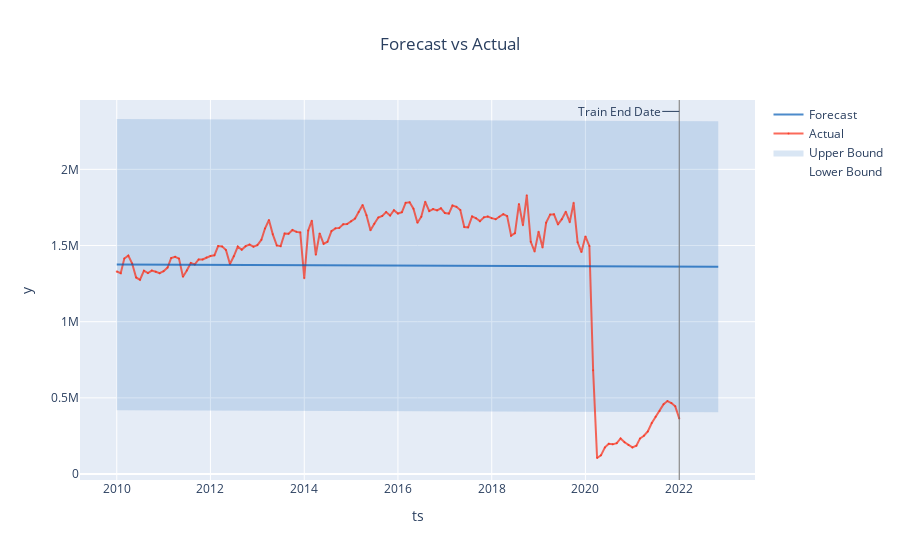

Here is the notebook cell this chart was saved with:
### Markdown cell above
ID      | MODEL   | DATA      | RMSE        | MSE       | MAE       | CV        | MAPE      | MASE      | AIC 
---     | ---     | ---        | ---       | ---       | ---       | ---       | ---       | ---       | ---  
A       | PROPHET | < 2020   | 446 152   | 199 052 198 567| 375 686   |          
B       | PROPHET | All BART   | 1 243 269   | 5 457 200 928 927| 1 181 450   |          
C       | Greykite| All BART    | 911 443 | 830 729 769 011   |909 234 | | 205
D       | Greykite| < 2020    | 1 053 866| 110 633 739 830  |1 051 141| | 5.25

### Code cell
forecast = result.forecast
fig = forecast.plot()
plotly.io.show(fig)

### Figure 1 — Plotly figure (JSON) as saved in the notebook; plotly's stock layout.template omitted (floating-point values rounded to 4 significant figures; data arrays with more than 128 entries replaced by an {"elided": "..."} marker saying what was removed)
{"data": [{"legendgroup": "interval", "line": {"color": "rgba(0, 90, 181, 0.5)", "width": 0}, "mode": "lines", "name": "Lower Bound", "type": "scatter", "x": {"elided": "155 str values"}, "y": {"elided": "155 float values"}}, {"fill": "tonexty", "fillcolor": "rgba(0, 90, 181, 0.15)", "legendgroup": "interval", "line": {"color": "rgba(0, 90, 181, 0.5)", "width": 0}, "mode": "lines", "name": "Upper Bound", "type": "scatter", "x": {"elided": "155 str values"}, "y": {"elided": "155 float values"}}, {"line": {"color": "rgba(250, 43, 20, 0.7)"}, "marker": {"color": "rgba(250, 43, 20, 0.7)", "size": 2}, "mode": "lines+markers", "name": "Actual", "opacity": 1, "type": "scatter", "x": {"elided": "155 str values"}, "y": {"elided": "155 int values"}}, {"line": {"color": "rgba(0, 90, 181, 0.7)", "dash": "solid"}, "name": "Forecast", "type": "scatter", "x": {"elided": "155 str values"}, "y": {"elided": "155 float values"}}], "layout": {"annotations": [{"arrowhead": 0, "ax": -60, "ay": 0, "showarrow": true, "text": "Train End Date", "x": "2022-01-01T00:00:00", "xref": "x", "y": 0.97, "yref": "paper"}], "legend": {"traceorder": "reversed"}, "shapes": [{"line": {"color": "rgba(100, 100, 100, 0.9)", "width": 1}, "type": "line", "x0": "2022-01-01T00:00:00", "x1": "2022-01-01T00:00:00", "xref": "x", "y0": 0, "y1": 1, "yref": "paper"}], "showlegend": true, "title": {"text": "Forecast vs Actual", "x": 0.5}, "xaxis": {"title": {"text": "ts"}}, "yaxis": {"title": {"text": "y"}}}}
